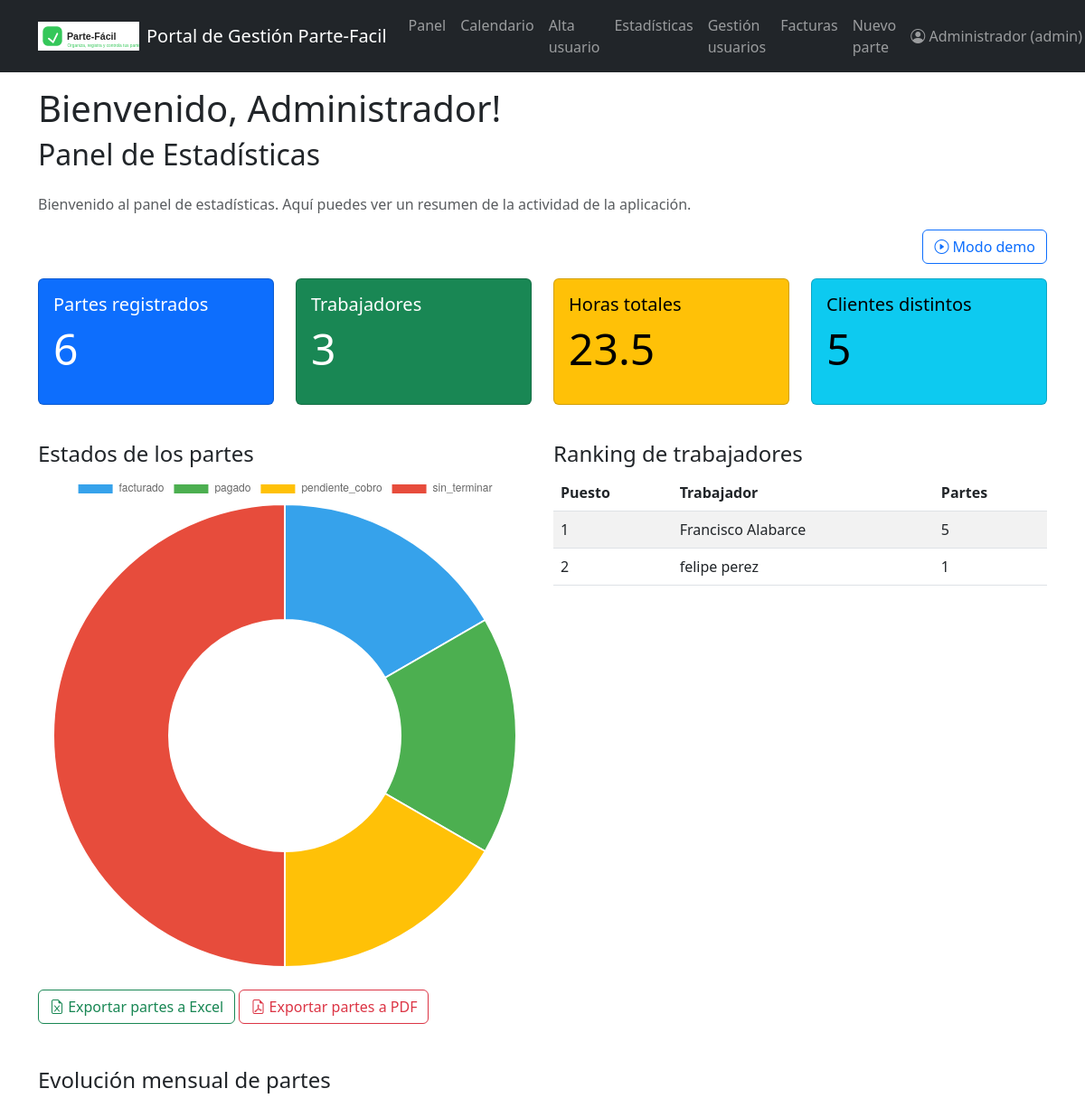
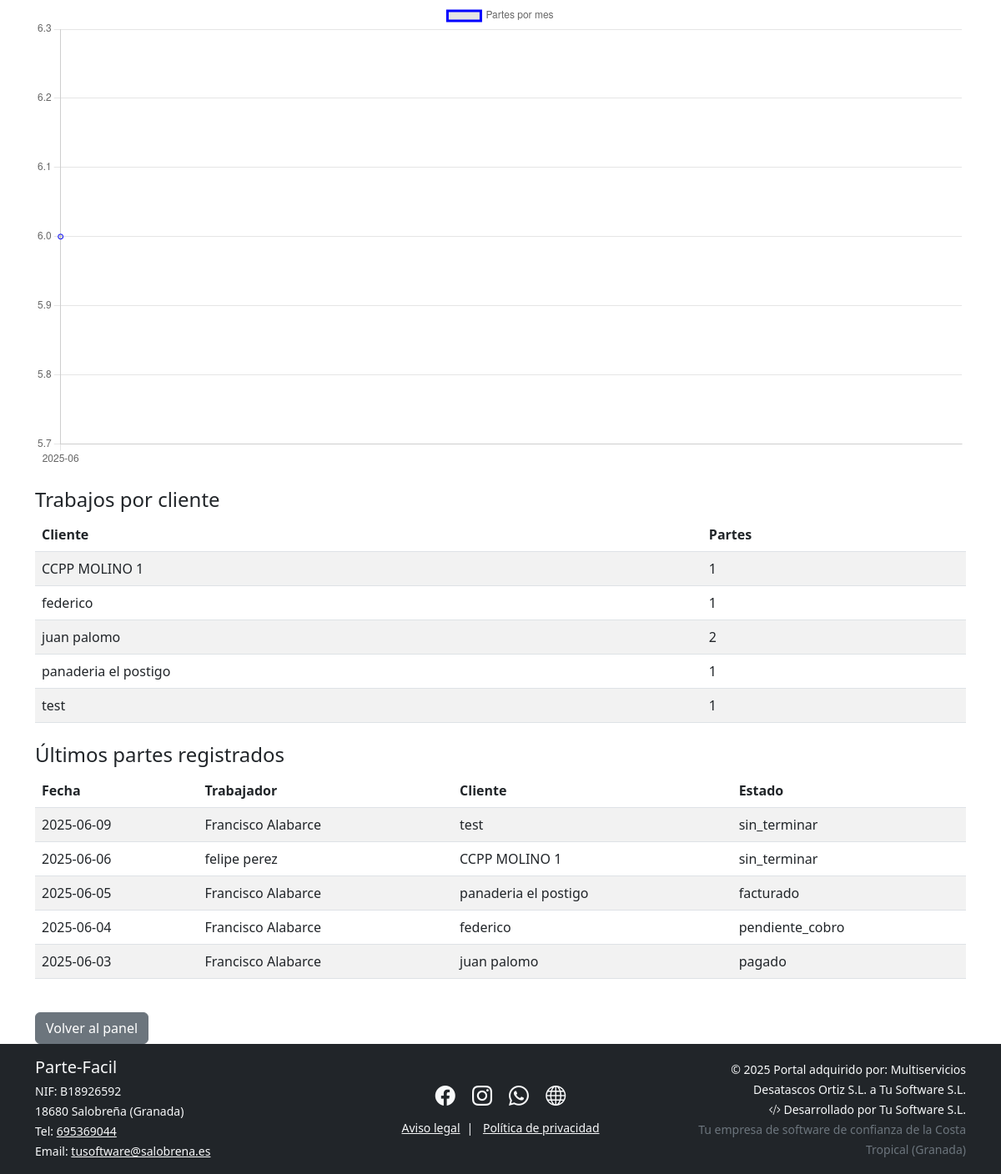
The page /admin_dashboard (signed in) on the database its author committed (2 pictures, top to bottom).
### models.py (models this page shows)
class Usuario(UserMixin, db.Model):
    id = db.Column(db.Integer, primary_key=True)
    nombre = db.Column(db.String(50), nullable=False)
    email = db.Column(db.String(120), unique=True, nullable=False)
    contraseña = db.Column(db.String(200), nullable=False)
    rol = db.Column(db.String(20), nullable=False, default="trabajador")  # admin/trabajador
    trabajos = db.relationship('Trabajo', backref='trabajador', lazy=True)

class Trabajo(db.Model):
    id = db.Column(db.Integer, primary_key=True)
    fecha = db.Column(db.DateTime, nullable=False)
    fecha_fin = db.Column(db.DateTime, nullable=True)
    direccion = db.Column(db.String(150), nullable=False)
    tipo_trabajo = db.Column(db.String(80), nullable=False)
    cliente = db.Column(db.String(80), nullable=False)
    horas = db.Column(db.Float, nullable=False, default=0)
    materiales_usados = db.Column(db.Text, nullable=True)
    firma = db.Column(db.String(120), nullable=True)  # Ruta del archivo
    foto = db.Column(db.String(120), nullable=True)   # Ruta del archivo
    terminado = db.Column(db.Boolean, default=False)
    estado = db.Column(db.String(30), default='sin terminar')
    observaciones = db.Column(db.Text)
    id_trabajador = db.Column(db.Integer, db.ForeignKey('usuario.id'), nullable=False)
    id_factura = db.Column(
    db.Integer,
    db.ForeignKey('factura.id', name='fk_trabajo_id_factura'),
    nullable=True
)

### app.py (the view)
@app.route('/admin_dashboard')
@login_required
def admin_dashboard():
    if current_user.rol != "admin":
        flash("Solo el administrador puede ver el dashboard.")
        return redirect(url_for('dashboard'))
    demo_param = request.args.get("demo", default="0")
    demo = str(demo_param) == "1"
    if demo:
        total_trabajos = 63
        total_trabajadores = 6
        horas_totales = 237
        clientes_distintos = 11
        trabajos_por_cliente = [
            ("Restaurante Sol", 15), ("Hotel Mar", 7), ("Colegio Norte", 6), ("Comunidad Centro", 9)
        ]
        horas_por_trabajador = [
            ("Pedro", 40), ("Ana", 37), ("Juan", 35), ("María", 30), ("Luis", 28), ("Sofía", 20)
        ]
        trabajos_por_mes = [
            ("2024-01", 7), ("2024-02", 10), ("2024-03", 9), ("2024-04", 13), ("2024-05", 12), ("2024-06", 12)
        ]
        estados_contador = [
            ("Terminado", 51), ("Pendiente cobro", 7), ("Pagado", 3), ("Pendiente facturar", 2)
        ]
        ranking_trabajadores = [
            ("Pedro", 15), ("Ana", 13), ("Juan", 11), ("María", 9), ("Luis", 8), ("Sofía", 7)
        ]
        ParteDemo = namedtuple('ParteDemo', ['fecha', 'trabajador', 'cliente', 'estado'])
        TrabajadorDemo = namedtuple('Trabajador', ['nombre'])
        ultimos_partes = [
            ParteDemo(datetime(2024, 6, 1), TrabajadorDemo("Pedro"), "Restaurante Sol", "Terminado"),
            ParteDemo(datetime(2024, 6, 2), TrabajadorDemo("Ana"), "Hotel Mar", "Pendiente cobro"),
            ParteDemo(datetime(2024, 6, 3), TrabajadorDemo("Juan"), "Colegio Norte", "Terminado"),
            ParteDemo(datetime(2024, 6, 4), TrabajadorDemo("María"), "Comunidad Centro", "Terminado"),
            ParteDemo(datetime(2024, 6, 5), TrabajadorDemo("Luis"), "Hotel Mar", "Pagado"),
        ]
    else:
        total_trabajos = Trabajo.query.count()
        total_trabajadores = Usuario.query.filter_by(rol="trabajador").count()
        horas_totales = db.session.query(db.func.sum(Trabajo.horas)).scalar() or 0
        clientes_distintos = db.session.query(Trabajo.cliente).distinct().count()
        trabajos_por_cliente = db.session.query(Trabajo.cliente, db.func.count(Trabajo.id)).group_by(Trabajo.cliente).all()
        horas_por_trabajador = db.session.query(
            Usuario.nombre, db.func.sum(Trabajo.horas)
        ).join(Trabajo, Trabajo.id_trabajador == Usuario.id).filter(Usuario.rol == "trabajador").group_by(Usuario.id).all()
        trabajos_por_mes = db.session.query(
            db.func.strftime('%Y-%m', Trabajo.fecha), db.func.count(Trabajo.id)
        ).group_by(db.func.strftime('%Y-%m', Trabajo.fecha)).all()
        estados_contador = db.session.query(Trabajo.estado, db.func.count(Trabajo.id)).group_by(Trabajo.estado).all()
        ranking_trabajadores = db.session.query(
            Usuario.nombre, db.func.count(Trabajo.id)
        ).join(Trabajo, Trabajo.id_trabajador == Usuario.id).filter(Usuario.rol == "trabajador").group_by(Usuario.id).order_by(db.func.count(Trabajo.id).desc()).all()
        ultimos_partes = Trabajo.query.order_by(Trabajo.fecha.desc()).limit(5).all()
    return render_template(
        'admin_dashboard.html',
        total_trabajos=total_trabajos,
        total_trabajadores=total_trabajadores,
        horas_totales=horas_totales,
        clientes_distintos=clientes_distintos,
        trabajos_por_cliente=trabajos_por_cliente,
        horas_por_trabajador=horas_por_trabajador,
        trabajos_por_mes=trabajos_por_mes,
        estados_contador=estados_contador,
        ranking_trabajadores=ranking_trabajadores,
        ultimos_partes=ultimos_partes,
        demo=demo
    )

### app.py (called while the page is built)
@login_manager.user_loader
def load_user(user_id):
    return Usuario.query.get(int(user_id))

@app.context_processor
def inject_now():
    return {'now': datetime.now()}

### templates/admin_dashboard.html (shortened to what this page needs)
{% extends "base.html" %}
{% block content %}
<h2 class="mb-4">Panel de Estadísticas</h2>
{% if not demo %}
    <p class="text-muted">Bienvenido al panel de estadísticas. Aquí puedes ver un resumen de la actividad de la aplicación.</p>
{% else %}
    <p class="text-muted">Estás viendo datos simulados en modo demo. Los datos no son reales.</p>
{% endif %}
<div class="mb-3 text-end">
  {% if demo %}
    <a href="{{ url_for('admin_dashboard') }}" class="btn btn-outline-secondary">
      <i class="bi bi-eye"></i> Volver a modo real
    </a>
    <span class="badge bg-warning text-dark ms-3" style="font-size:1rem;">
      <i class="bi bi-exclamation-triangle"></i> Estás viendo datos simulados (demo)
    </span>
  {% else %}
    <a href="{{ url_for('admin_dashboard', demo=1) }}" class="btn btn-outline-primary">
      <i class="bi bi-play-circle"></i> Modo demo
    </a>
  {% endif %}
</div>
<div class="row mb-4">
    <div class="col-md-3">
        <div class="card text-bg-primary mb-3">
            <div class="card-body">
                <h5 class="card-title">Partes registrados</h5>
                <p class="display-5">{{ total_trabajos or 0 }}</p>
            </div>
        </div>
    </div>
    <div class="col-md-3">
        <div class="card text-bg-success mb-3">
            <div class="card-body">
                <h5 class="card-title">Trabajadores</h5>
                <p class="display-5">{{ total_trabajadores or 0 }}</p>
            </div>
        </div>
    </div>
    <div class="col-md-3">
        <div class="card text-bg-warning mb-3">
            <div class="card-body">
                <h5 class="card-title">Horas totales</h5>
                <p class="display-5">{{ horas_totales or 0 }}</p>
            </div>
        </div>
    </div>
    <div class="col-md-3">
        <div class="card text-bg-info mb-3">
            <div class="card-body">
                <h5 class="card-title">Clientes distintos</h5>
                <p class="display-5">{{ clientes_distintos or 0 }}</p>
            </div>
        </div>
    </div>
</div>
<div class="row mb-4">
    <div class="col-md-6">
        <h4>Estados de los partes</h4>
        <canvas id="estadosPieChart" width="400" height="230"></canvas>
    </div>
    <div class="col-md-6">
        <h4>Ranking de trabajadores</h4>
        <table class="table table-striped">
            <thead>
                <tr>
                    <th>Puesto</th>
                    <th>Trabajador</th>
                    <th>Partes</th>
                </tr>
            </thead>
            <tbody>
                {% for nombre, partes in ranking_trabajadores or [] %}
                <tr>
                    <td>{{ loop.index }}</td>
                    <td>{{ nombre }}</td>
                    <td>{{ partes }}</td>
                </tr>
                {% endfor %}
            </tbody>
        </table>
    </div>
</div>
<a href="{{ url_for('exportar_partes_excel') }}" class="btn btn-outline-success mb-4">
  <i class="bi bi-file-earmark-excel"></i> Exportar partes a Excel
</a>
<a href="{{ url_for('exportar_partes_pdf') }}" class="btn btn-outline-danger mb-4">
  <i class="bi bi-file-earmark-pdf"></i> Exportar partes a PDF
</a>
<h4 class="mt-4">Evolución mensual de partes</h4>
<canvas id="trabajosMesChart" width="600" height="300"></canvas>
<h4 class="mt-4">Trabajos por cliente</h4>
<table class="table table-striped mb-4">
    <thead>
        <tr>
            <th>Cliente</th>
            <th>Partes</th>
        </tr>
    </thead>
    <tbody>
        {% for cliente, total in trabajos_por_cliente or [] %}
        <tr>
            <td>{{ cliente }}</td>
            <td>{{ total }}</td>
        </tr>
        {% endfor %}
    </tbody>
</table>
<h4 class="mt-4">Últimos partes registrados</h4>
<table class="table table-striped mb-4">
    <thead>
        <tr>
            <th>Fecha</th>
            <th>Trabajador</th>
            <th>Cliente</th>
            <th>Estado</th>
        </tr>
    </thead>
    <tbody>
        {% for parte in ultimos_partes or [] %}
        <tr>
            <td>{{ parte.fecha.strftime('%Y-%m-%d') if parte.fecha else '' }}</td>
            <td>{{ parte.trabajador.nombre if parte.trabajador else '' }}</td>
            <td>{{ parte.cliente }}</td>
            <td>{{ parte.estado }}</td>
        </tr>
        {% endfor %}
    </tbody>
</table>
<a href="{{ url_for('dashboard') }}" class="btn btn-secondary mt-3">Volver al panel</a>
{% endblock %}
{% block extra_js %}
<script>
document.addEventListener('DOMContentLoaded', function() {
    // Gráfico mensual
    var ctx = document.getElementById('trabajosMesChart').getContext('2d');
    var chart = new Chart(ctx, {
        type: 'line',
        data: {
            labels: [
                {% for mes, _ in trabajos_por_mes or [] %}
                    "{{ mes }}",
                {% endfor %}
            ],
            datasets: [{
                label: 'Partes por mes',
                data: [
                    {% for _, total in trabajos_por_mes or [] %}
                        {{ total }},
                    {% endfor %}
                ],
                fill: false,
                borderColor: 'blue',
                tension: 0.2
            }]
        }
    });
    // Pie chart de estados
    var ctx2 = document.getElementById('estadosPieChart').getContext('2d');
    var chart2 = new Chart(ctx2, {
        type: 'doughnut',
        data: {
            labels: [
                {% for estado, _ in estados_contador or [] %}
                    "{{ estado }}",
                {% endfor %}
            ],
            datasets: [{
                data: [
                    {% for _, total in estados_contador or [] %}
                        {{ total }},
                    {% endfor %}
                ],
                backgroundColor: [
                    '#36a2eb', '#4caf50', '#ffc107', '#e74c3c', '#8e44ad', '#27ae60'
                ]
            }]
        }
    });
});
</script>
{% endblock %}

### templates/base.html (shortened to what this page needs)
<!DOCTYPE html>
<html lang="es">
<head>
    <link href="https://cdn.jsdelivr.net/npm/bootstrap@5.3.0/dist/css/bootstrap.min.css" rel="stylesheet">
    <link rel="stylesheet" href="https://cdn.jsdelivr.net/npm/bootstrap-icons@1.11.1/font/bootstrap-icons.css">
</head>
<body>
    {% include 'navbar.html' %}
    {% if current_user.is_authenticated %}
        <div class="container mt-3">
            <h1>Bienvenido, {{ current_user.nombre }}!</h1>
        </div>
    {% else %}
        <div class="container mt-3">
            <h1>Bienvenido a Parte-Fácil</h1>
            <p>Por favor, inicia sesión para acceder a tu panel de trabajo.</p>
        </div>
    {% endif %}
    <div class="container">
        {% block content %}{% endblock %}
    </div>
    {% block extra_js %}{% endblock %}
    {% include 'footer.html' %}
</body>
</html>

### templates/navbar.html (shortened to what this page needs)
<nav class="navbar navbar-expand-lg navbar-dark bg-dark">
  <div class="container">
    <a class="navbar-brand d-flex align-items-center gap-2" href="{{ url_for('empresa') }}">
      <img src="{{ url_for('static', filename='images/logo.svg') }}" alt="Logo" height="32" style="vertical-align: middle;">
      <span>Portal de Gestión Parte-Facil</span>
    </a>
    <div class="collapse navbar-collapse" id="navbarNav">
      {% if current_user.is_authenticated %}
        <ul class="navbar-nav me-auto mb-2 mb-lg-0">
          <li class="nav-item">
            <a class="nav-link" href="{{ url_for('dashboard') }}">Panel</a>
          </li>
          <li class="nav-item">
            <a class="nav-link" href="{{ url_for('calendar') }}">Calendario</a>
          </li>
          {% if current_user.rol == 'admin' %}
            <li class="nav-item">
              <a class="nav-link" href="{{ url_for('alta_trabajador') }}">Alta usuario</a>
            </li>
            <li class="nav-item">
              <a class="nav-link" href="{{ url_for('admin_dashboard') }}">Estadísticas</a>
            <li class="nav-item">
              <a class="nav-link" href="{{ url_for('listado_usuarios') }}">Gestión usuarios</a>
            </li>
            <li>
              <a class="nav-link" href="{{ url_for('listado_facturas') }}">Facturas</a>
            </li>
          {% endif %}
          <li class="nav-item">
            <a class="nav-link" href="{{ url_for('add_work') }}">Nuevo parte</a>
          </li>
        </ul>
        <ul class="navbar-nav ms-auto mb-2 mb-lg-0">
          <li class="nav-item dropdown">
            <a class="nav-link dropdown-toggle" href="#" id="navbarUserDropdown" role="button" data-bs-toggle="dropdown" aria-expanded="false">
              <i class="bi bi-person-circle"></i> {{ current_user.nombre }} ({{ current_user.rol }})
            </a>
          </li>
        </ul>
      {% else %}
        <ul class="navbar-nav ms-auto">
          <li class="nav-item">
            <a class="nav-link" href="{{ url_for('login') }}">Acceso empleados</a>
          </li>
        </ul>
      {% endif %}
    </div>
  </div>
</nav>

### rows shown on the page
Usuario: nombre "Administrador", rol "admin"
Usuario: nombre "Francisco Alabarce", partes "5"
Usuario: nombre "felipe perez", partes "1"
Trabajo: cliente "federico", terminado "1", fecha "2025-06-04", trabajador "Francisco Alabarce", estado "pendiente_cobro"
Trabajo: cliente "panaderia el postigo", id_factura "1", fecha "2025-06-05", trabajador "Francisco Alabarce", estado "facturado"
Trabajo: cliente "test", terminado "1", fecha "2025-06-09", trabajador "Francisco Alabarce", estado "sin_terminar"
Trabajo: fecha "2025-06-06", trabajador "felipe perez", cliente "CCPP MOLINO 1", estado "sin_terminar"
Trabajo: fecha "2025-06-03", trabajador "Francisco Alabarce", cliente "juan palomo", estado "pagado"

### other values the page prints
{{ total_trabajos or 0 }} "6"
{{ total_trabajadores or 0 }} "3"
{{ horas_totales or 0 }} "23.5"
{{ clientes_distintos or 0 }} "5"
{{ cliente }} "CCPP MOLINO 1" "juan palomo"
{{ total }} "1" "2"
chart data {{ mes }} 2025-06
chart data {{ total }} 6
chart data {{ estado }} facturado, pagado, pendiente_cobro, sin_terminar
chart data {{ total }} 1, 1, 1, 3
